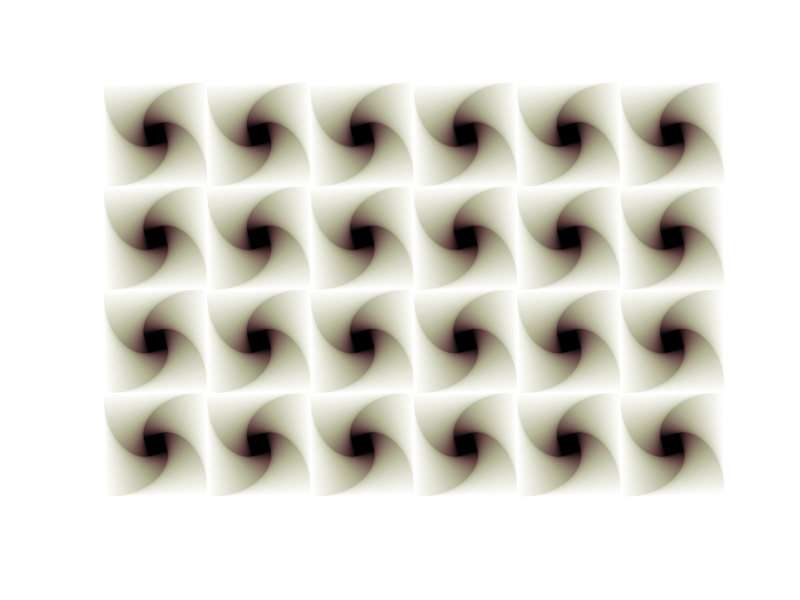

MATLAB code to generate this figure:
function spiralSquareTile
%spiral square tile
N=4; %4 for square
phi=pi/N;
t=linspace(0+phi,2*pi+phi,N+1);
len=1;
[x,y]=pol2cart(t,1);
theta=pi/100;
numPoly=60;
colormap=1-bone(numPoly);
% number of row's and column's in tile
nRow = 6;
nCol = 4;

for row=1:nRow
    for col=1:nCol;
        xoff=row*1.414;
        yoff=col*1.414;
        len=1;
        [x,y]=pol2cart(t,1);
        for n=1:numPoly
            patch(len*x+xoff,len*y+yoff,'r'...
                ,'facecolor',colormap(n,:),'edgecolor',colormap(n,:));
            len=len*cos(phi)/cos(phi-theta);
            [x,y]=trans2d(x,y,0,0,theta); %rotate by theta
        end
    end
end
axis equal off
end

function [xx,yy]=trans2d(x,y,tx,ty,phi)
xx=x.*cos(phi)-y.*sin(phi)+tx;
yy=x.*sin(phi)+y.*cos(phi)+ty;
end
